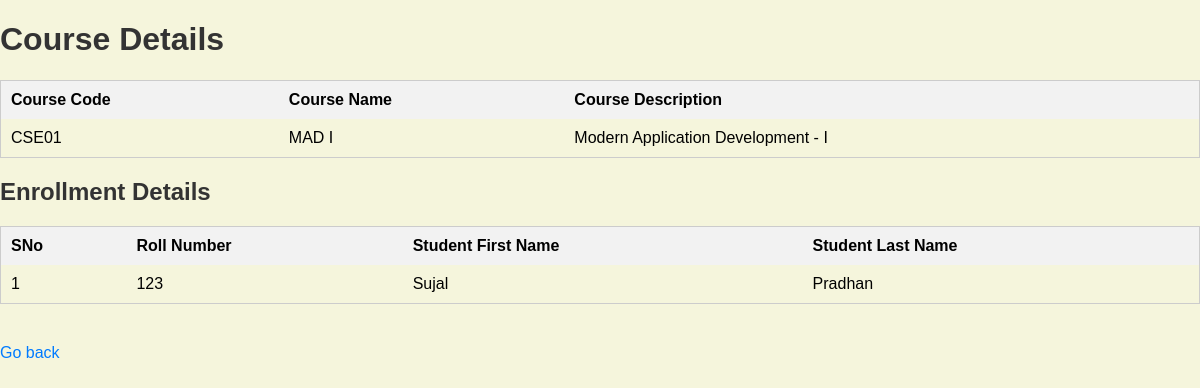
The page /course/1 on the database its author committed.
### model.py (models this page shows)
class Course(db.Model):
    __tablename__='course'
    course_id=db.Column(db.Integer,primary_key=True,autoincrement=True)
    course_code=db.Column(db.String,unique=True,nullable=False)
    course_name=db.Column(db.String,nullable=False)
    course_description=db.Column(db.String)

class Student(db.Model):
    __tablename__='student'
    student_id=db.Column(db.Integer,primary_key=True,autoincrement=True)
    roll_number=db.Column(db.String,unique=True,nullable=False)
    first_name=db.Column(db.String,nullable=False)
    last_name=db.Column(db.String)
    courses=db.relationship('Course',backref='student',secondary='enrollments')

### app.py (the view)
@app.route('/course/<int:course_id>', methods=['GET'])
def course_details(course_id):
    course = Course.query.get(course_id)
    enrollments = Enrollments.query.filter_by(ecourse_id=course_id).all()
    students = []
    for enrollment in enrollments:
        student = Student.query.get(enrollment.estudent_id)
        if student:
            students.append(student)
    return render_template('course_details.html', course=course, students=students)

### templates/course_details.html (shortened to what this page needs)
<!DOCTYPE html>
<html lang="en">
<head>
    <link rel="stylesheet" type="text/css" href="{{ url_for('static', filename='course_details.css') }}">
</head>
<body>
    <h1>Course Details</h1>
    <table id="course-detail">
        <thead>
            <tr>
                <th>Course Code</th>
                <th>Course Name</th>
                <th>Course Description</th>
            </tr>
        </thead>
        <tbody>
            <tr>
                <td>{{ course.course_code }}</td>
                <td>{{ course.course_name }}</td>
                <td>{{ course.course_description }}</td>
            </tr>
        </tbody>
    </table>
    <h2>Enrollment Details</h2>
    <table id="course-table">
        <thead>
            <tr>
                <th>SNo</th>
                <th>Roll Number</th>
                <th>Student First Name</th>
                <th>Student Last Name</th>
            </tr>
        </thead>
        <tbody>
            {% for student in students %}
            <tr>
                <td>{{ loop.index }}</td>
                <td>{{ student.roll_number }}</td>
                <td>{{ student.first_name }}</td>
                <td>{{ student.last_name }}</td>
            </tr>
            {% endfor %}
        </tbody>
    </table>
    <a href="/">Go back</a>
</body>
</html>

### static/course_details.css (style rules this page uses)
body { background-color: beige; font-family: Arial, sans-serif; margin: 0; padding: 0; }
h1, h2 { color: #333; }
table { width: 100%; border-collapse: collapse; margin-bottom: 20px; }
th, td { padding: 10px; text-align: left; }
th { background-color: #f2f2f2; }
a { color: #007bff; text-decoration: none; display: inline-block; margin-top: 20px; }
#course-detail, #course-table { border: 1px solid #ccc; border-radius: 4px; }
#course-detail th, #course-table th { background-color: #f2f2f2; }

### rows shown on the page
Course: course_code "CSE01", course_name "MAD I", course_description "Modern Application Development - I"
Student: roll_number "123", first_name "Sujal", last_name "Pradhan"
